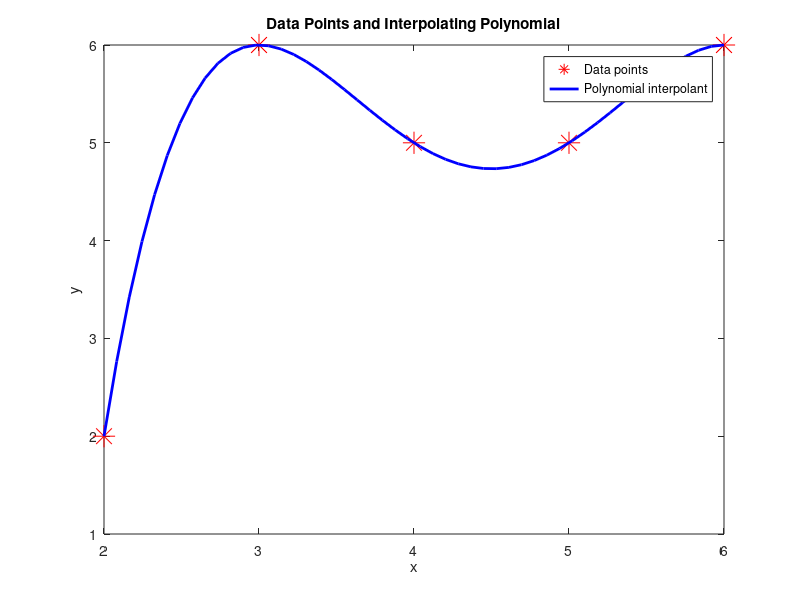

Reproduce this figure in MATLAB.
% Task 1a: Plot the given data points
x = [2, 3, 4, 5, 6];      % nodes
y = [2, 6, 5, 5, 6];      % data values

figure;
plot(x, y, 'r*', 'MarkerSize', 16);
xlabel('x');
ylabel('y');
title('Data Points and Interpolating Polynomial');
hold on;  

% Task 1b: Compute and plot the polynomial interpolant of degree 4
n = 4;  
c = polyfit(x, y, n);   % coefficients of the interpolant (highest degree first)

xx = linspace(min(x), max(x), 50);  % 50 evenly spaced points between min(x) and max(x)
yy = polyval(c, xx);                % evaluate the polynomial at these points

plot(xx, yy, 'b-', 'LineWidth', 2);  % plot the polynomial curve in blue
legend('Data points', 'Polynomial interpolant');
hold off;
